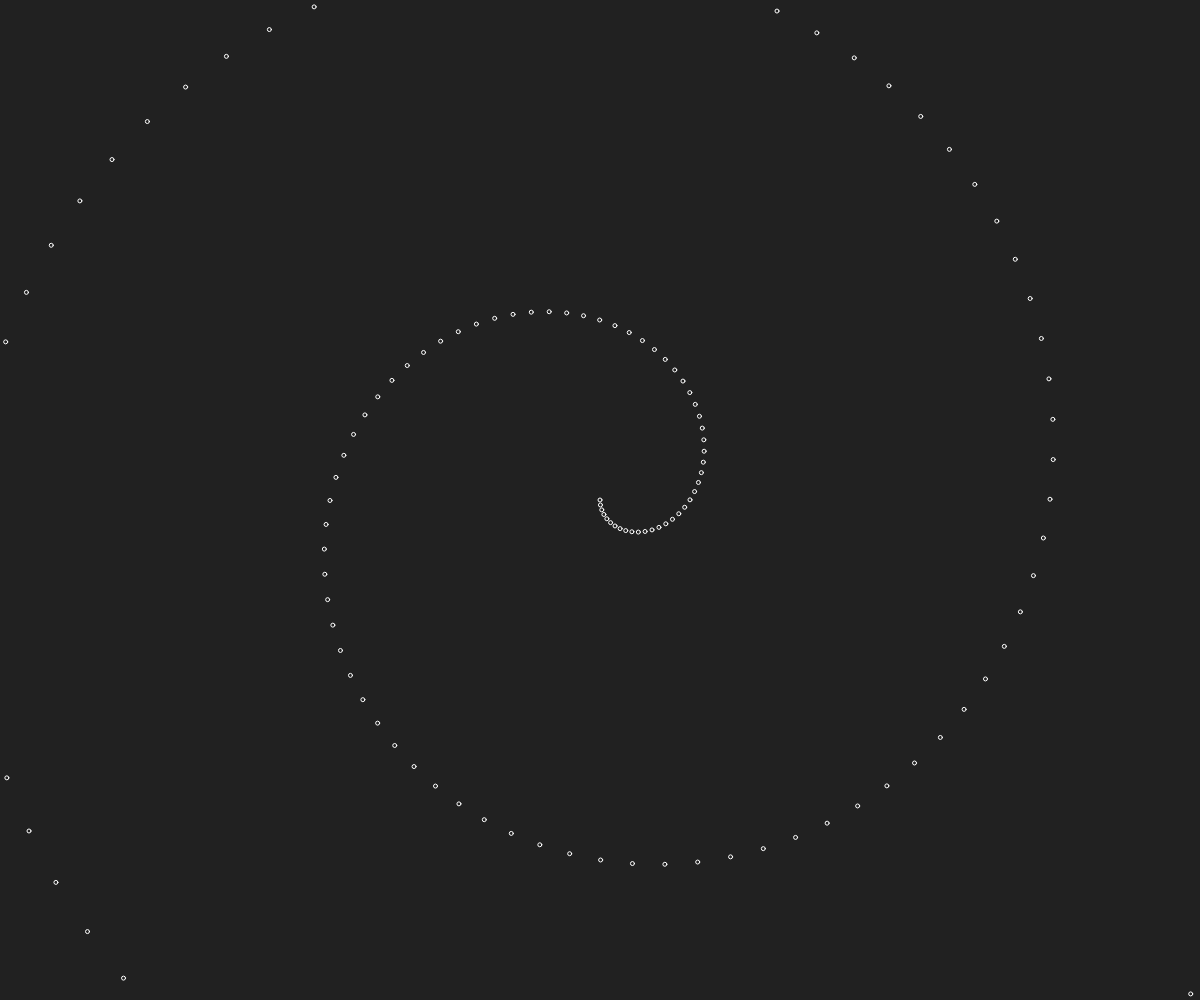
Frame 1 (no input)
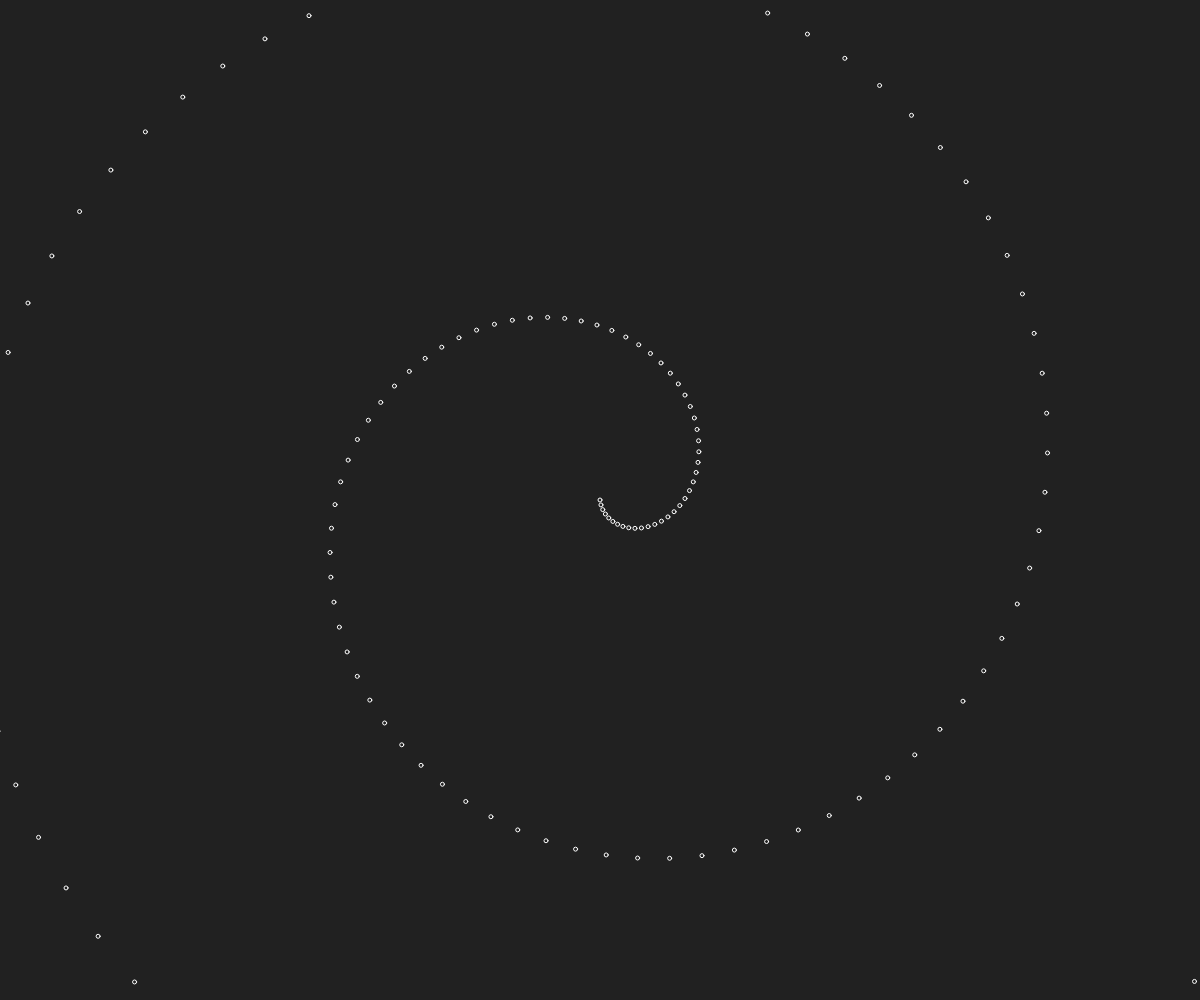
Frame 60 (no input)
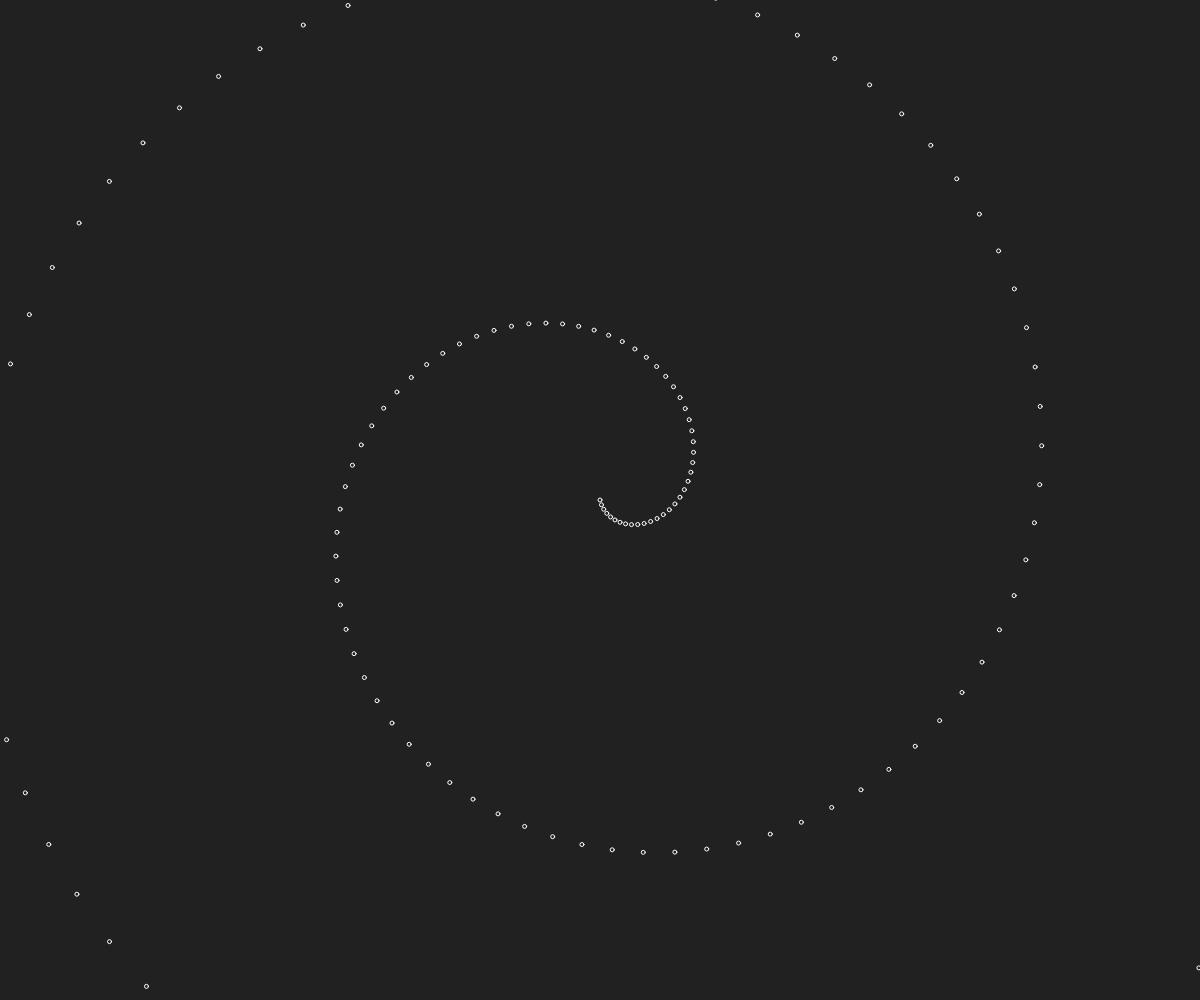
Frame 120 (the mouse pressed at the canvas centre since frame 60)

The p5.js sketch that drew these frames (run headless with seeded random() and noise() and a simulated clock; from frame 60 on, the mouse is pressed at the canvas centre):

// p5.js sketch
// ── sketch.js

let palette = ["#386641", "#6A994E", "#A7C957", "#F2E8CF", "#BC4749"];

let cX, cY;
let radius = 0;
let deg = 0;

function setup(){
	createCanvas(windowWidth, windowHeight);
	angleMode(DEGREES);
	frameRate(32);
	noFill();
	stroke(255);

	cX = width / 2;
	cY = height / 2;
}

function draw(){
	background(33);

	radius += 0.1;
	deg += 0.1;

	for(let i=0; i<360*9; i+=5){
		let x = cX + (i) * sin(i+deg);
		let y = cY + (i) * cos(i+deg);
		circle(x, y, 4);
	}
}
